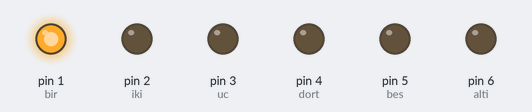
This sketch was run on a simulated Arduino Uno, built with avr-gcc and run on an emulated ATmega328P. On the bench: output pins drawn as LEDs (lit = HIGH).

Above: at 0.05 s.
At 0.55 s:
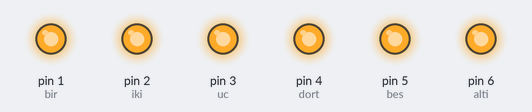
At 0.75 s:
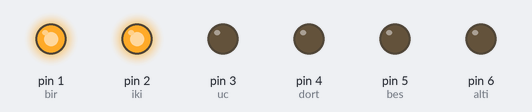
At 1.45 s:
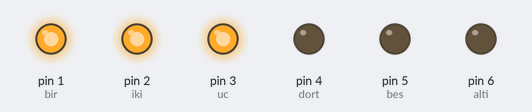
At 2.15 s:
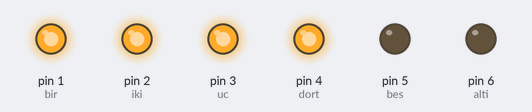
At 2.85 s:
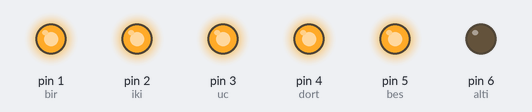
Timing chart, 0 to 3.1 s (numbered marks = the images above):
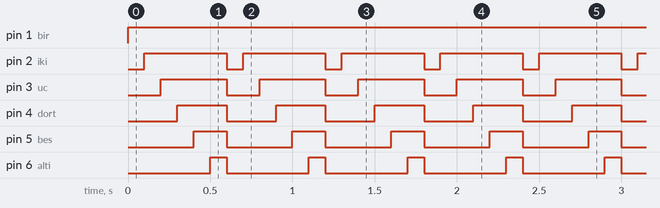

Measured:
- by itself, pin 1 (bir): LOW → HIGH at 0.00 s
- by itself, pin 2 (iki): alternates HIGH for 0.50 s and LOW for 0.10 s
- by itself, pin 3 (uc): alternates HIGH for 0.40 s and LOW for 0.20 s
- by itself, pin 4 (dort): alternates HIGH for 0.30 s and LOW for 0.30 s
- by itself, pin 5 (bes): alternates HIGH for 0.20 s and LOW for 0.40 s
- by itself, pin 6 (alti): alternates HIGH for 0.10 s and LOW for 0.50 s

The sketch:

cakar2.ino
```cpp
int bir=1,iki=2,uc=3,dort=4,bes=5,alti=6;
void setup()
{
  pinMode(bir, OUTPUT);
  pinMode(iki, OUTPUT);
  pinMode(uc, OUTPUT);
  pinMode(dort, OUTPUT);
  pinMode(bes, OUTPUT);
  pinMode(alti,OUTPUT);
}

void loop()
{
  digitalWrite(bir, HIGH);
  delay(100);

  digitalWrite(iki, HIGH);
  delay(100);

  digitalWrite(uc, HIGH);
  delay(100);

  digitalWrite(dort, HIGH);
  delay(100);

  digitalWrite(bes, HIGH);
  delay(100);

  digitalWrite(alti, HIGH);
  delay(100);

  digitalWrite(iki, 0);
  digitalWrite(uc, 0);
  digitalWrite(dort, 0);
  digitalWrite(bes, 0);
  digitalWrite(alti, 0);


}
```
